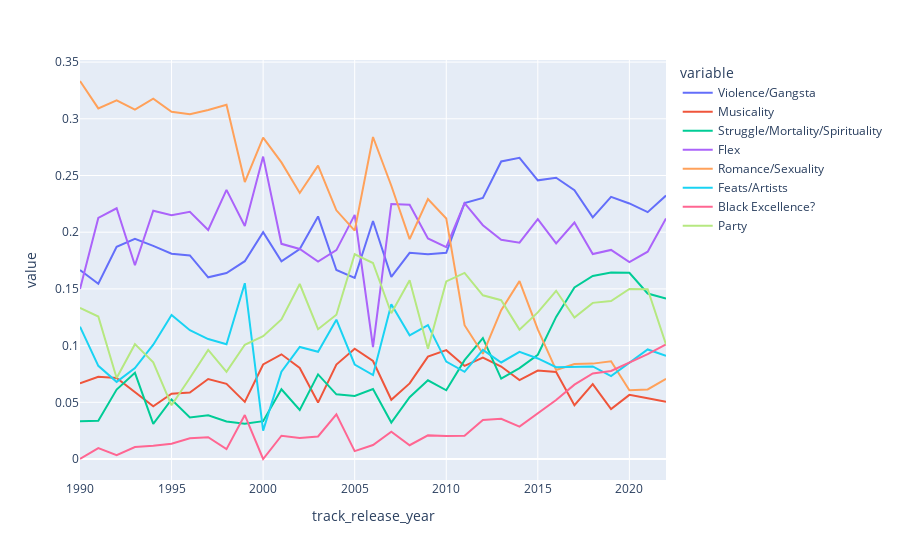

The code cell stored with this chart in its notebook:
### Code cell
import plotly.express as px

#df = px.data.gapminder().query("country=='Canada'")
fig = px.line(df_topics, x="track_release_year", y=df_topics.columns[1:])
             
              #animation_frame='track_release_year')
#fig = px.line(df_topics, x="track_release_year", y="t2")


fig.show()

### Figure 1 — Plotly figure (JSON) as saved in the notebook; plotly's stock layout.template omitted (floating-point values rounded to 4 significant figures)
{"data": [{"hovertemplate": "variable=Violence/Gangsta<br>track_release_year=%{x}<br>value=%{y}<extra></extra>", "legendgroup": "Violence/Gangsta", "line": {"color": "#636efa", "dash": "solid"}, "marker": {"symbol": "circle"}, "mode": "lines", "name": "Violence/Gangsta", "orientation": "v", "showlegend": true, "type": "scatter", "x": [1990, 1991, 1992, 1993, 1994, 1995, 1996, 1997, 1998, 1999, 2000, 2001, 2002, 2003, 2004, 2005, 2006, 2007, 2008, 2009, 2010, 2011, 2012, 2013, 2014, 2015, 2016, 2017, 2018, 2019, 2020, 2021, 2022], "xaxis": "x", "y": [0.1667, 0.1546, 0.1871, 0.1941, 0.188, 0.181, 0.1795, 0.1603, 0.164, 0.1744, 0.2, 0.1744, 0.1852, 0.2139, 0.1667, 0.1597, 0.2099, 0.1606, 0.1818, 0.1806, 0.1818, 0.2256, 0.2302, 0.2624, 0.2656, 0.2457, 0.2481, 0.2371, 0.2131, 0.2312, 0.2254, 0.2177, 0.2323], "yaxis": "y"}, {"hovertemplate": "variable=Musicality<br>track_release_year=%{x}<br>value=%{y}<extra></extra>", "legendgroup": "Musicality", "line": {"color": "#EF553B", "dash": "solid"}, "marker": {"symbol": "circle"}, "mode": "lines", "name": "Musicality", "orientation": "v", "showlegend": true, "type": "scatter", "x": [1990, 1991, 1992, 1993, 1994, 1995, 1996, 1997, 1998, 1999, 2000, 2001, 2002, 2003, 2004, 2005, 2006, 2007, 2008, 2009, 2010, 2011, 2012, 2013, 2014, 2015, 2016, 2017, 2018, 2019, 2020, 2021, 2022], "xaxis": "x", "y": [0.06667, 0.07246, 0.07143, 0.05907, 0.04651, 0.05753, 0.05861, 0.07051, 0.06632, 0.05039, 0.08333, 0.09231, 0.08025, 0.04975, 0.08333, 0.09722, 0.08642, 0.05221, 0.06667, 0.09028, 0.09596, 0.08205, 0.08935, 0.08156, 0.06952, 0.07799, 0.07673, 0.04742, 0.06604, 0.04395, 0.05656, 0.05348, 0.05051], "yaxis": "y"}, {"hovertemplate": "variable=Struggle/Mortality/Spirituality<br>track_release_year=%{x}<br>value=%{y}<extra></extra>", "legendgroup": "Struggle/Mortality/Spirituality", "line": {"color": "#00cc96", "dash": "solid"}, "marker": {"symbol": "circle"}, "mode": "lines", "name": "Struggle/Mortality/Spirituality", "orientation": "v", "showlegend": true, "type": "scatter", "x": [1990, 1991, 1992, 1993, 1994, 1995, 1996, 1997, 1998, 1999, 2000, 2001, 2002, 2003, 2004, 2005, 2006, 2007, 2008, 2009, 2010, 2011, 2012, 2013, 2014, 2015, 2016, 2017, 2018, 2019, 2020, 2021, 2022], "xaxis": "x", "y": [0.03333, 0.03382, 0.06122, 0.07595, 0.03101, 0.05245, 0.03663, 0.03846, 0.03316, 0.03101, 0.03333, 0.06154, 0.04321, 0.07463, 0.05702, 0.05556, 0.06173, 0.03213, 0.05455, 0.06944, 0.06061, 0.08718, 0.1065, 0.07092, 0.08021, 0.09188, 0.1253, 0.1513, 0.1614, 0.1644, 0.1642, 0.1459, 0.1414], "yaxis": "y"}, {"hovertemplate": "variable=Flex<br>track_release_year=%{x}<br>value=%{y}<extra></extra>", "legendgroup": "Flex", "line": {"color": "#ab63fa", "dash": "solid"}, "marker": {"symbol": "circle"}, "mode": "lines", "name": "Flex", "orientation": "v", "showlegend": true, "type": "scatter", "x": [1990, 1991, 1992, 1993, 1994, 1995, 1996, 1997, 1998, 1999, 2000, 2001, 2002, 2003, 2004, 2005, 2006, 2007, 2008, 2009, 2010, 2011, 2012, 2013, 2014, 2015, 2016, 2017, 2018, 2019, 2020, 2021, 2022], "xaxis": "x", "y": [0.15, 0.2126, 0.2211, 0.1709, 0.219, 0.2149, 0.2179, 0.2019, 0.2373, 0.2054, 0.2667, 0.1897, 0.1852, 0.1741, 0.1842, 0.2153, 0.09877, 0.2249, 0.2242, 0.1944, 0.1869, 0.2256, 0.2062, 0.1933, 0.1907, 0.2115, 0.1901, 0.2085, 0.1807, 0.1844, 0.1737, 0.1828, 0.2121], "yaxis": "y"}, {"hovertemplate": "variable=Romance/Sexuality<br>track_release_year=%{x}<br>value=%{y}<extra></extra>", "legendgroup": "Romance/Sexuality", "line": {"color": "#FFA15A", "dash": "solid"}, "marker": {"symbol": "circle"}, "mode": "lines", "name": "Romance/Sexuality", "orientation": "v", "showlegend": true, "type": "scatter", "x": [1990, 1991, 1992, 1993, 1994, 1995, 1996, 1997, 1998, 1999, 2000, 2001, 2002, 2003, 2004, 2005, 2006, 2007, 2008, 2009, 2010, 2011, 2012, 2013, 2014, 2015, 2016, 2017, 2018, 2019, 2020, 2021, 2022], "xaxis": "x", "y": [0.3333, 0.3092, 0.3163, 0.308, 0.3178, 0.3063, 0.304, 0.3077, 0.3124, 0.2442, 0.2833, 0.2615, 0.2346, 0.2587, 0.2193, 0.2014, 0.284, 0.241, 0.1939, 0.2292, 0.2121, 0.1179, 0.09278, 0.1312, 0.1569, 0.1143, 0.07843, 0.08368, 0.08411, 0.08619, 0.06055, 0.06136, 0.07071], "yaxis": "y"}, {"hovertemplate": "variable=Feats/Artists<br>track_release_year=%{x}<br>value=%{y}<extra></extra>", "legendgroup": "Feats/Artists", "line": {"color": "#19d3f3", "dash": "solid"}, "marker": {"symbol": "circle"}, "mode": "lines", "name": "Feats/Artists", "orientation": "v", "showlegend": true, "type": "scatter", "x": [1990, 1991, 1992, 1993, 1994, 1995, 1996, 1997, 1998, 1999, 2000, 2001, 2002, 2003, 2004, 2005, 2006, 2007, 2008, 2009, 2010, 2011, 2012, 2013, 2014, 2015, 2016, 2017, 2018, 2019, 2020, 2021, 2022], "xaxis": "x", "y": [0.1167, 0.08213, 0.06803, 0.08017, 0.1008, 0.1269, 0.1136, 0.1058, 0.1012, 0.155, 0.025, 0.07692, 0.09877, 0.09453, 0.1228, 0.08333, 0.07407, 0.1365, 0.1091, 0.1181, 0.08586, 0.07692, 0.09622, 0.08511, 0.09447, 0.08868, 0.08099, 0.08159, 0.08162, 0.07306, 0.08483, 0.0966, 0.09091], "yaxis": "y"}, {"hovertemplate": "variable=Black Excellence?<br>track_release_year=%{x}<br>value=%{y}<extra></extra>", "legendgroup": "Black Excellence?", "line": {"color": "#FF6692", "dash": "solid"}, "marker": {"symbol": "circle"}, "mode": "lines", "name": "Black Excellence?", "orientation": "v", "showlegend": true, "type": "scatter", "x": [1990, 1991, 1992, 1993, 1994, 1995, 1996, 1997, 1998, 1999, 2000, 2001, 2002, 2003, 2004, 2005, 2006, 2007, 2008, 2009, 2010, 2011, 2012, 2013, 2014, 2015, 2016, 2017, 2018, 2019, 2020, 2021, 2022], "xaxis": "x", "y": [0, 0.009662, 0.003401, 0.01055, 0.01163, 0.01354, 0.01832, 0.01923, 0.008726, 0.03876, 0, 0.02051, 0.01852, 0.0199, 0.03947, 0.006944, 0.01235, 0.0241, 0.01212, 0.02083, 0.0202, 0.02051, 0.03436, 0.03546, 0.02852, 0.0406, 0.052, 0.06555, 0.07539, 0.07763, 0.08483, 0.09245, 0.101], "yaxis": "y"}, {"hovertemplate": "variable=Party<br>track_release_year=%{x}<br>value=%{y}<extra></extra>", "legendgroup": "Party", "line": {"color": "#B6E880", "dash": "solid"}, "marker": {"symbol": "circle"}, "mode": "lines", "name": "Party", "orientation": "v", "showlegend": true, "type": "scatter", "x": [1990, 1991, 1992, 1993, 1994, 1995, 1996, 1997, 1998, 1999, 2000, 2001, 2002, 2003, 2004, 2005, 2006, 2007, 2008, 2009, 2010, 2011, 2012, 2013, 2014, 2015, 2016, 2017, 2018, 2019, 2020, 2021, 2022], "xaxis": "x", "y": [0.1333, 0.1256, 0.07143, 0.1013, 0.08527, 0.04738, 0.07143, 0.09615, 0.07679, 0.1008, 0.1083, 0.1231, 0.1543, 0.1144, 0.1272, 0.1806, 0.1728, 0.1285, 0.1576, 0.09722, 0.1566, 0.1641, 0.1443, 0.1401, 0.1141, 0.1293, 0.1483, 0.1248, 0.1377, 0.1393, 0.15, 0.1497, 0.101], "yaxis": "y"}], "layout": {"legend": {"title": {"text": "variable"}, "tracegroupgap": 0}, "margin": {"t": 60}, "xaxis": {"anchor": "y", "domain": [0, 1], "title": {"text": "track_release_year"}}, "yaxis": {"anchor": "x", "domain": [0, 1], "title": {"text": "value"}}}}
